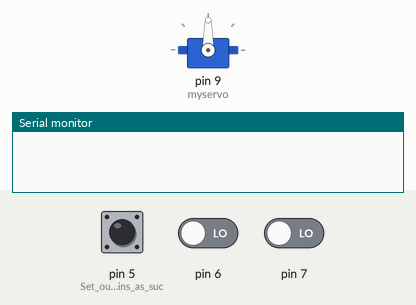
Recording of a sketch running on a simulated Arduino Uno, built with avr-gcc and run on an emulated ATmega328P. On the bench: servo, the last lines printed to the serial monitor. The test bench sets the inputs (shaded band); at power-on: pin 5 (Set_our_input_pins_as_suc) LOW, pin 6 LOW, pin 7 LOW.

Above: at 0.05 s.
At 0.25 s:
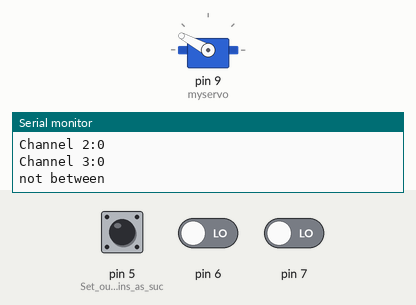
At 0.45 s:
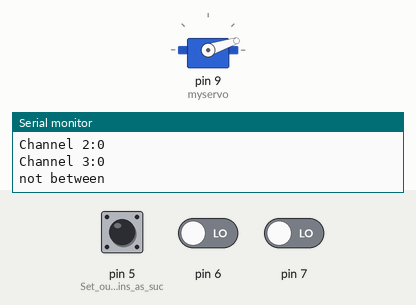
At 1.95 s:
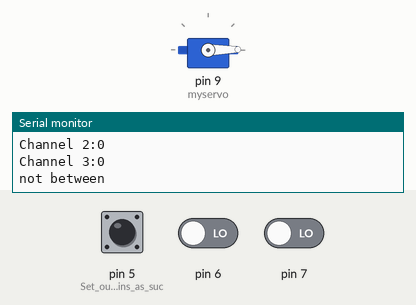
Timing chart, 0 to 4.5 s (numbered marks = the images above):
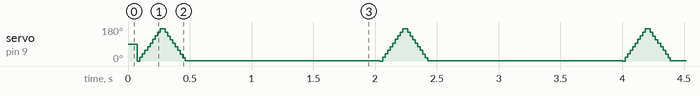

Measured:
- by itself, servo on pin 9 (myservo): repeats every 2.0 s: 19° 0.02 s, 38° 0.02 s, 57° 0.02 s, 76° 0.02 s, 95° 0.02 s, 114° 0.02 s, 133° 0.02 s, 152° 0.02 s, 171° 0.02 s, 170° 0.02 s, 151° 0.02 s, 132° 0.02 s, 113° 0.02 s, 94° 0.02 s, 75° 0.02 s, 56° 0.02 s, 37° 0.02 s, 18° 0.02 s, 1° 1.6 s, 0° 0.02 s

The sketch:

MonocopterControl1.ino
```cpp
// RC PulseIn Serial Read out By: Nick Poole

//extended By Jason Mclaughlin

//2015

#include <Servo.h> // for servo in example

Servo myservo; //servo entity

int pos = 0; //position for servo

int ch1; // Here's where we'll keep our channel values

int ch2;

int ch3;

void setup() { myservo.attach(9);

pinMode(5, INPUT); // Set our input pins as such

pinMode(6, INPUT); pinMode(7, INPUT);

Serial.begin(9600); // Pour a bowl of Serial

}

void loop() {

ch1 = pulseIn(5, HIGH, 25000); // Read the pulse width of

ch2 = pulseIn(6, HIGH, 25000); // each channel

ch3 = pulseIn(7, HIGH, 25000);

Serial.print("Channel 1:"); // Print the value of

Serial.println(ch1); // each channel

Serial.print("Channel 2:");

Serial.println(ch2);

Serial.print("Channel 3:");

Serial.println(ch3);

if ((ch3 >= 1500) && (ch3 <= 1600)){// the center postion for controller

Serial.println("between");

pos = 90;//set servo to center

myservo.write(pos); // set to pos which is 90

}

else{

Serial.println("not between");

for(pos = 0; pos < 180; pos += 1) // goes from 0 degrees to 180 degrees

{ // in steps of 1 degree

myservo.write(pos); // tell servo to go to position in variable 'pos'

delay(1); // waits 1ms for the servo to reach the position

}

for(pos = 180; pos>=1; pos-=1) // goes from 180 degrees to 0 degrees

{

myservo.write(pos); // tell servo to go to position in variable 'pos'

delay(1); // waits 1ms for the servo to reach the position

}

}

delay(1500); // I put this here just to make the terminal

// window happier

}
```
